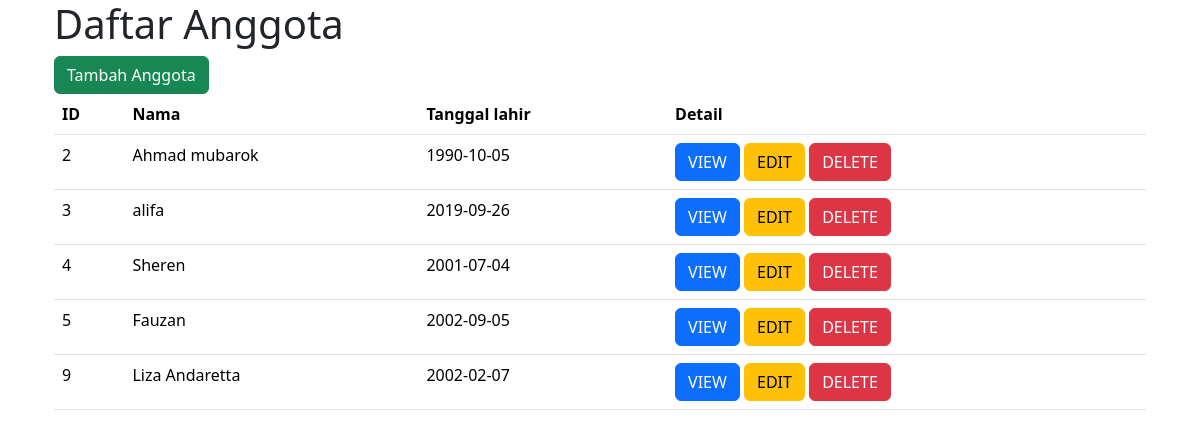
/index.php/anggota, run on the app's committed database.
### tables this page shows
CREATE TABLE `anggota` (
  `Id` int(10) NOT NULL,
  `nama` varchar(50) NOT NULL,
  `Tanggal_lahir` date NOT NULL,
  `Kota_lahir` varchar(50) NOT NULL
);

### controller/anggota.php (called while the page is built, shortened)
<?php
class Anggota {
    protected $model = '';
    public function __construct($model){
        $this->model=$model;
    }
    public function index(){
        $anggota = $this->model->getAnggota();
        require 'view/anggota/list.php';
    }
}

### model/anggota_model.php (called while the page is built, shortened)
<?php
class Anggota_model {
    protected $db;
    public function __construct($database){
        $this->db=$database;
    }
    public function getAnggota() {
        $link = $this->db->openDbConnection();
        $result = $link->query("SELECT *FROM anggota ORDER BY Id");
        $anggota = array();
        while ($row = $result->fetch(PDO::FETCH_ASSOC)) {
            $anggota[] = $row;
        }
        $this->db->closeDbConnection($link);
        return $anggota;
    }
}

### view/anggota/list.php (the view, shortened to what this page needs)
<div class="container" >
<h1>Daftar Anggota</h1>
 <a href="http://localhost/oopmvc/index.php/anggota/create"> <button class="btn btn-success">Tambah Anggota</button></a>
<table class="table">
    <tr>
        <th>ID</th>
        <th>Nama</th>
        <th>Tanggal lahir</th>
        <th>Detail</th>
    </tr>
    <?php foreach ($anggota as $row) : ?>
    <tr>
        <td><?= $row['Id'];  ?></td>
        <td><?= $row['nama'];  ?></td>
        <td><?= $row['Tanggal_lahir'];  ?></td>
        <td> <a class="btn btn-primary" href="anggota/detail?id=<?= $row['Id']?> "> VIEW </a>
             <a class="btn btn-warning" href="anggota/edit?id=<?= $row['Id']?> "> EDIT </a>
             <a class="btn btn-danger delete-button" href="anggota/delete?id=<?= $row['Id']; ?>">DELETE</a>
            </td>
    </tr>
    <?php endforeach; ?>
</table>
</div>
<?php $isi = ob_get_clean() ?>
<?php include 'view/template.php'; ?>

### index.php (shortened to what this page needs)
<?php
$request = preg_replace("|/*(.+?)/*$|","\\1", $_SERVER['PATH_INFO']);
$uri =explode('/',$request);
$uri0 = isset($uri[0]);
$uri1 = isset($uri[1]);
require_once "controller/anggota.php";
require_once "model/anggota_model.php";
$db = new Database();
$model = new Anggota_model($db);
$controller = new Anggota($model);
if ($uri0 && $uri1 && $uri[0] === 'anggota' && $uri[1]=== 'detail') {
    $id = $_GET['id'];
    $controller->detail($id);
} elseif ($uri0 && $uri1 && $uri[0] === 'anggota' && $uri[1]=== 'edit') {
    $id = $_GET['id'];
      $controller->edit($id);
} elseif ($uri0 && $uri1 && $uri[0] === 'anggota' && $uri[1]=== 'delete') {
    $id = $_GET['id'];
       $controller->delete($id);
} elseif ($uri0 && $uri1 && $uri[0] === 'anggota' && $uri[1]=== 'create') {
    $controller->create();
} elseif ($uri[0] === 'anggota') {
    $controller->index();
} else {
    header('HTTP/1.1 404 Not found');
    echo '<h1> Halaman tidak tersedia </h1>';
}
?>

### view/template.php (shortened to what this page needs)
<!DOCTYPE html>
<html lang="en">
<head>
    <link href="http://localhost/oopmvc/assets/bootstrap/css/bootstrap.min.css" rel="stylesheet">
    <link href="http://localhost/oopmvc/assets/bootstrap/js/bootstrap.min.js" rel="stylesheet">
</head>
<body>
    <div class="container">    <?= $isi ?> </div>
</body>
</html>

### data on the page
anggota: Id "2", nama "Ahmad mubarok", Tanggal_lahir "1990-10-05"
anggota: Id "3", nama "alifa", Tanggal_lahir "2019-09-26"
anggota: Id "4", nama "Sheren", Tanggal_lahir "2001-07-04"
anggota: Id "5", nama "Fauzan", Tanggal_lahir "2002-09-05"
anggota: Id "9", nama "Liza Andaretta", Tanggal_lahir "2002-02-07"
